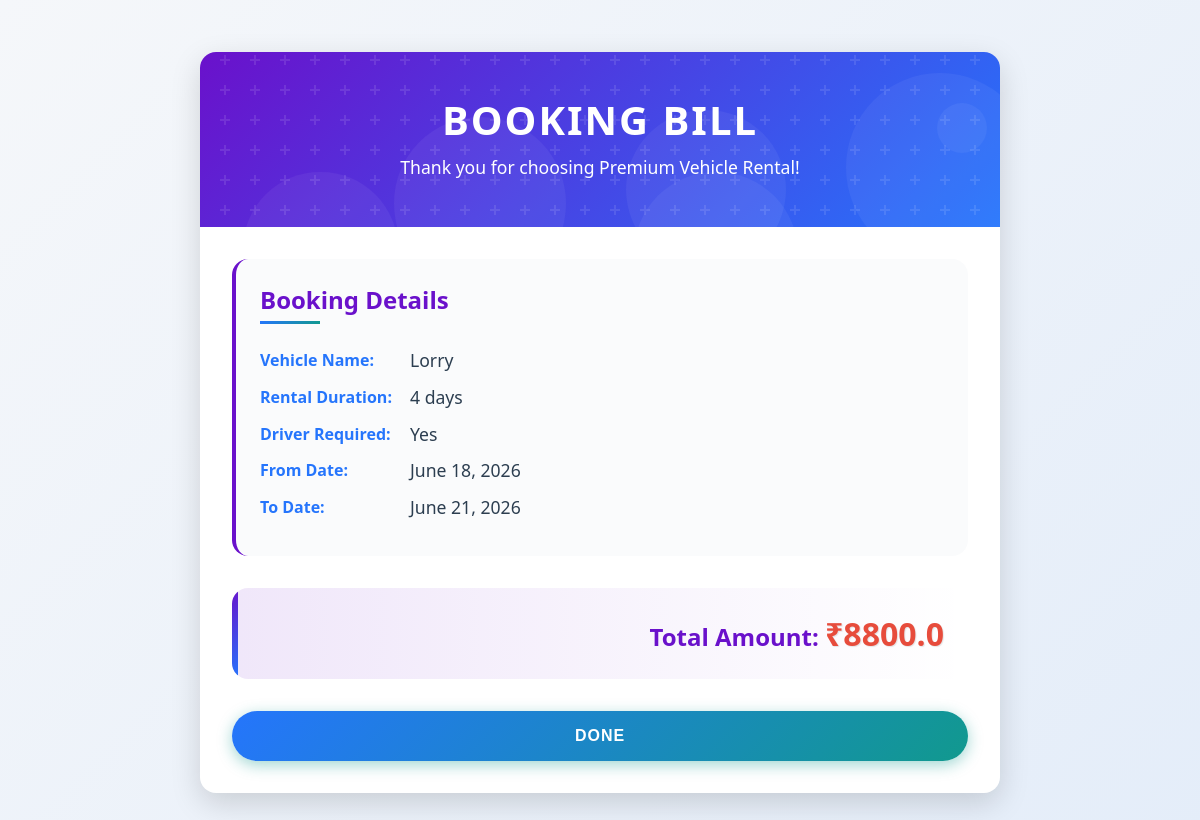
Page /bill/1 on the committed database.
### models.py (models this page shows, shortened)
class VehicleRental(db.Model):
    id = db.Column(db.Integer, primary_key=True)
    name = db.Column(db.String(100), nullable=False)
    hourly_rate = db.Column(db.Float, nullable=False)
    daily_rate = db.Column(db.Float, nullable=False)

class VehicleRentalOrder(db.Model):
    id = db.Column(db.Integer, primary_key=True)
    rental_id = db.Column(db.Integer, db.ForeignKey('vehicle_rental.id'), nullable=False)
    customer_id = db.Column(db.Integer, db.ForeignKey('user.id'), nullable=False)
    rental_duration = db.Column(db.String(50), nullable=False)
    driver_required = db.Column(db.Boolean, nullable=False)
    amount = db.Column(db.Float, nullable=False)
    from_date = db.Column(db.Date, nullable=False)  # New field
    to_date = db.Column(db.Date, nullable=False)    # New field
    order_date = db.Column(db.DateTime, default=db.func.current_timestamp())
    rental = db.relationship('VehicleRental', backref='rental_orders')
    customer = db.relationship('User', backref='vehicle_rental_orders')

### app.py (the view)
@app.route('/bill/<int:booking_id>')
def bill(booking_id):
    booking = VehicleRentalOrder.query.get(booking_id)
    if not booking:
        return "Booking not found", 404
    booking_details = {
        "vehicle_name": booking.rental.name,
        "rental_duration": booking.rental_duration,
        "driver_required": "Yes" if booking.driver_required else "No",
        "total_amount": booking.amount,
        "current_date": booking.order_date.strftime("%B %d, %Y"),
        "from_date": booking.from_date.strftime("%B %d, %Y"),
        "to_date": booking.to_date.strftime("%B %d, %Y")
    }
    return render_template('bill.html', **booking_details)

### app.py (called while the page is built)
@app.before_request
def populate_vehicle_rental():
    if not VehicleRental.query.first():  # Check if the table is empty
        sample_vehicles = [
            VehicleRental(name="Tractor", hourly_rate=160, daily_rate=1500),
            VehicleRental(name="Lorry", hourly_rate=200, daily_rate=2100),
            VehicleRental(name="JCB", hourly_rate=270, daily_rate=4000),
            VehicleRental(name="Hitach", hourly_rate=250, daily_rate=3550),
            VehicleRental(name="Tipper", hourly_rate=250, daily_rate=2400),
            VehicleRental(name="Crane", hourly_rate=300, daily_rate=3700),
        ]
        db.session.bulk_save_objects(sample_vehicles)
        db.session.commit()

@app.before_request
def populate_granite():
    if not Granite.query.first():  # Check if the table is empty
        granite_types = [
            Granite(name="Black Granite", price_per_sqft=140, image_url="/static/pics/black.jpg"),
            Granite(name="White Granite", price_per_sqft=180, image_url="/static/pics/white.jpg"),
            Granite(name="Red Granite", price_per_sqft=200, image_url="/static/pics/red.jpg"),
            Granite(name="Grey Granite", price_per_sqft=170, image_url="/static/pics/grey.jpg"),
            Granite(name="Brown Granite", price_per_sqft=180, image_url="/static/pics/brown.jpg"),
            Granite(name="Gold Granite", price_per_sqft=210, image_url="/static/pics/gold.jpg"),
        ]
        db.session.bulk_save_objects(granite_types)
        db.session.commit()

### templates/bill.html (shortened to what this page needs)
<!DOCTYPE html>
<html lang="en">
<head>
</head>
<body>
    <div class="bill-container">
        <div class="bill-header-bg">
            <h1>Booking Bill</h1>
            <div class="bill-header">
                <p>Thank you for choosing Premium Vehicle Rental!</p>
            </div>
        </div>
        <div class="bill-content">
            <div class="bill-details">
                <h3>Booking Details</h3>
                <div class="details-row">
                    <strong>Vehicle Name:</strong>
                    <span>{{ vehicle_name }}</span>
                </div>
                <div class="details-row">
                    <strong>Rental Duration:</strong>
                    <span>{{ rental_duration }}</span>
                </div>
                <div class="details-row">
                    <strong>Driver Required:</strong>
                    <span>{{ driver_required }}</span>
                </div>
                <div class="details-row">
                    <strong>From Date:</strong>
                    <span>{{ from_date }}</span>
                </div>
                <div class="details-row">
                    <strong>To Date:</strong>
                    <span>{{ to_date }}</span>
                </div>
            </div>
            <div class="bill-total">
                <p>Total Amount: <span class="amount">₹{{ total_amount }}</span></p>
            </div>
            <div class="button-container">
                <button class="btn done-btn" onclick="window.location.href='{{ url_for('home') }}'">Done</button>
            </div>
        </div>
    </div>
</body>
</html>

### templates/bill.html (style rules this page uses)
:root { --primary-gradient: linear-gradient(135deg, #6a11cb 0%, #2575fc 100%); --secondary-gradient: linear-gradient(135deg, #2575fc 0%, #11998e 100%); --accent-color: #38ef7d; --light-bg: #f5f7fa; --dark-text: #2c3e50; --light-text: #fff; --highlight: #e74c3c; --box-shadow: 0 10px 30px rgba(0, 0, 0, 0.15); --border-radius: 16px; }
body { font-family: 'Segoe UI', Tahoma, Geneva, Verdana, sans-serif; margin: 0; padding: 20px; background: linear-gradient(135deg, #f5f7fa 0%, #e4edf9 100%); color: var(--dark-text); min-height: 100vh; }
.bill-container { max-width: 800px; margin: 2rem auto; background: #fff; padding: 0; border-radius: var(--border-radius); box-shadow: var(--box-shadow); overflow: hidden; position: relative; }
.bill-header-bg { background: var(--primary-gradient); padding: 2.5rem 2rem; color: var(--light-text); position: relative; overflow: hidden; }
.bill-header-bg::before { content: ""; position: absolute; width: 200%; height: 200%; top: -50%; left: -50%; z-index: 0; }
h1 { text-align: center; color: var(--light-text); margin: 0; font-size: 2.5rem; position: relative; text-transform: uppercase; letter-spacing: 2px; z-index: 1; }
.bill-header { text-align: center; margin-bottom: 0; position: relative; z-index: 1; }
.bill-header p { margin: 0.5rem 0; font-size: 1.1rem; }
.bill-content { padding: 2rem; }
.bill-details { margin-bottom: 2rem; background-color: rgba(245, 247, 250, 0.5); border-radius: var(--border-radius); padding: 1.5rem; border-left: 4px solid #6a11cb; }
.bill-details h3 { margin-top: 0; margin-bottom: 1.5rem; color: #6a11cb; font-size: 1.5rem; position: relative; padding-bottom: 8px; }
.bill-details h3::after { content: ""; position: absolute; left: 0; bottom: 0; width: 60px; height: 3px; background: var(--secondary-gradient); }
.details-row { display: flex; margin: 0.8rem 0; align-items: center; }
.details-row strong { min-width: 150px; color: #2575fc; }
.details-row span { flex-grow: 1; font-size: 1.1rem; }
.bill-total { background: linear-gradient(to right, rgba(106, 17, 203, 0.1), transparent); padding: 1.5rem; border-radius: var(--border-radius); text-align: right; font-size: 1.5rem; font-weight: bold; color: #6a11cb; margin-top: 2rem; position: relative; overflow: hidden; }
.bill-total::before { content: ""; position: absolute; top: 0; left: 0; width: 6px; height: 100%; background: var(--primary-gradient); }
.bill-total p { margin: 0; }
.amount { font-size: 2rem; color: var(--highlight); text-shadow: 1px 1px 1px rgba(0,0,0,0.1); }
.button-container { display: flex; gap: 1rem; margin-top: 2rem; }
.btn { flex: 1; padding: 1rem; border: none; border-radius: 50px; font-size: 1rem; font-weight: 600; cursor: pointer; transition: all 0.3s; text-transform: uppercase; letter-spacing: 1px; color: white; }
.done-btn { background: var(--secondary-gradient); box-shadow: 0 4px 15px rgba(17, 153, 142, 0.4); }

### rows in the picture
VehicleRental: name "Lorry"
VehicleRentalOrder: rental_duration "4 days", to_date "June 21, 2026", amount "8800.0"

### other values in the picture
{{ driver_required }} "Yes"
{{ from_date }} "June 18, 2026"
